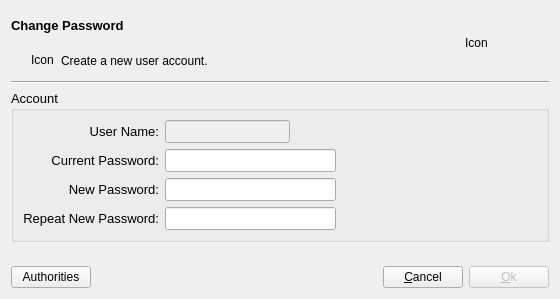
<?xml version="1.0" encoding="UTF-8"?>
<ui version="4.0">
 <class>DialogChangePassword</class>
 <widget class="QDialog" name="DialogChangePassword">
  <property name="geometry">
   <rect>
    <x>0</x>
    <y>0</y>
    <width>560</width>
    <height>299</height>
   </rect>
  </property>
  <property name="windowTitle">
   <string>Change Password</string>
  </property>
  <property name="modal">
   <bool>false</bool>
  </property>
  <layout class="QVBoxLayout" name="verticalLayout">
   <item>
    <layout class="QHBoxLayout" name="horizontalLayout_4">
     <item>
      <layout class="QVBoxLayout" name="verticalLayout_2">
       <item>
        <widget class="QLabel" name="labelTitle">
         <property name="font">
          <font>
           <pointsize>10</pointsize>
           <weight>75</weight>
           <bold>true</bold>
          </font>
         </property>
         <property name="text">
          <string>Change Password</string>
         </property>
        </widget>
       </item>
       <item>
        <layout class="QHBoxLayout" name="horizontalLayout">
         <item>
          <spacer name="horizontalSpacer_3">
           <property name="orientation">
            <enum>Qt::Horizontal</enum>
           </property>
           <property name="sizeType">
            <enum>QSizePolicy::Fixed</enum>
           </property>
           <property name="sizeHint" stdset="0">
            <size>
             <width>20</width>
             <height>20</height>
            </size>
           </property>
          </spacer>
         </item>
         <item>
          <widget class="QLabel" name="labelInfoIcon">
           <property name="sizePolicy">
            <sizepolicy hsizetype="Fixed" vsizetype="Preferred">
             <horstretch>0</horstretch>
             <verstretch>0</verstretch>
            </sizepolicy>
           </property>
           <property name="minimumSize">
            <size>
             <width>24</width>
             <height>24</height>
            </size>
           </property>
           <property name="maximumSize">
            <size>
             <width>24</width>
             <height>24</height>
            </size>
           </property>
           <property name="text">
            <string>Icon</string>
           </property>
          </widget>
         </item>
         <item>
          <widget class="QLabel" name="labelInfo">
           <property name="text">
            <string>Create a new user account.</string>
           </property>
          </widget>
         </item>
        </layout>
       </item>
      </layout>
     </item>
     <item>
      <widget class="QLabel" name="labelIcon">
       <property name="sizePolicy">
        <sizepolicy hsizetype="Fixed" vsizetype="Fixed">
         <horstretch>0</horstretch>
         <verstretch>0</verstretch>
        </sizepolicy>
       </property>
       <property name="minimumSize">
        <size>
         <width>64</width>
         <height>64</height>
        </size>
       </property>
       <property name="maximumSize">
        <size>
         <width>64</width>
         <height>64</height>
        </size>
       </property>
       <property name="text">
        <string>Icon</string>
       </property>
      </widget>
     </item>
     <item>
      <spacer name="horizontalSpacer_2">
       <property name="orientation">
        <enum>Qt::Horizontal</enum>
       </property>
       <property name="sizeType">
        <enum>QSizePolicy::Fixed</enum>
       </property>
       <property name="sizeHint" stdset="0">
        <size>
         <width>20</width>
         <height>20</height>
        </size>
       </property>
      </spacer>
     </item>
    </layout>
   </item>
   <item>
    <widget class="Line" name="line">
     <property name="orientation">
      <enum>Qt::Horizontal</enum>
     </property>
    </widget>
   </item>
   <item>
    <widget class="QGroupBox" name="groupBox">
     <property name="enabled">
      <bool>true</bool>
     </property>
     <property name="font">
      <font>
       <pointsize>10</pointsize>
       <weight>50</weight>
       <bold>false</bold>
      </font>
     </property>
     <property name="title">
      <string>Account</string>
     </property>
     <property name="flat">
      <bool>true</bool>
     </property>
     <layout class="QHBoxLayout" name="horizontalLayout_2">
      <item>
       <layout class="QGridLayout" name="gridLayout">
        <item row="0" column="0">
         <widget class="QLabel" name="label">
          <property name="text">
           <string>User Name:</string>
          </property>
          <property name="alignment">
           <set>Qt::AlignRight|Qt::AlignTrailing|Qt::AlignVCenter</set>
          </property>
         </widget>
        </item>
        <item row="0" column="1">
         <widget class="QLineEdit" name="lineEditUserName">
          <property name="enabled">
           <bool>false</bool>
          </property>
          <property name="readOnly">
           <bool>true</bool>
          </property>
         </widget>
        </item>
        <item row="0" column="2">
         <spacer name="horizontalSpacer_4">
          <property name="orientation">
           <enum>Qt::Horizontal</enum>
          </property>
          <property name="sizeHint" stdset="0">
           <size>
            <width>40</width>
            <height>20</height>
           </size>
          </property>
         </spacer>
        </item>
        <item row="1" column="0">
         <widget class="QLabel" name="label_4">
          <property name="text">
           <string>Current Password:</string>
          </property>
          <property name="alignment">
           <set>Qt::AlignRight|Qt::AlignTrailing|Qt::AlignVCenter</set>
          </property>
         </widget>
        </item>
        <item row="1" column="1" colspan="2">
         <widget class="QLineEdit" name="lineEditCurrentPassword">
          <property name="echoMode">
           <enum>QLineEdit::Password</enum>
          </property>
         </widget>
        </item>
        <item row="2" column="0">
         <widget class="QLabel" name="label_6">
          <property name="text">
           <string>New Password:</string>
          </property>
          <property name="alignment">
           <set>Qt::AlignRight|Qt::AlignTrailing|Qt::AlignVCenter</set>
          </property>
         </widget>
        </item>
        <item row="2" column="1" colspan="2">
         <widget class="QLineEdit" name="lineEditNewPassword">
          <property name="echoMode">
           <enum>QLineEdit::Password</enum>
          </property>
         </widget>
        </item>
        <item row="3" column="0">
         <widget class="QLabel" name="label_5">
          <property name="text">
           <string>Repeat New Password:</string>
          </property>
          <property name="alignment">
           <set>Qt::AlignRight|Qt::AlignTrailing|Qt::AlignVCenter</set>
          </property>
         </widget>
        </item>
        <item row="3" column="1" colspan="2">
         <widget class="QLineEdit" name="lineEditConfirm">
          <property name="echoMode">
           <enum>QLineEdit::Password</enum>
          </property>
         </widget>
        </item>
       </layout>
      </item>
      <item>
       <spacer name="horizontalSpacer">
        <property name="orientation">
         <enum>Qt::Horizontal</enum>
        </property>
        <property name="sizeHint" stdset="0">
         <size>
          <width>169</width>
          <height>20</height>
         </size>
        </property>
       </spacer>
      </item>
     </layout>
    </widget>
   </item>
   <item>
    <spacer name="verticalSpacer">
     <property name="orientation">
      <enum>Qt::Vertical</enum>
     </property>
     <property name="sizeHint" stdset="0">
      <size>
       <width>20</width>
       <height>40</height>
      </size>
     </property>
    </spacer>
   </item>
   <item>
    <layout class="QHBoxLayout" name="horizontalLayout_3">
     <item>
      <widget class="QPushButton" name="pushButtonAuthorities">
       <property name="text">
        <string>Authorities</string>
       </property>
      </widget>
     </item>
     <item>
      <spacer name="horizontalSpacer_5">
       <property name="orientation">
        <enum>Qt::Horizontal</enum>
       </property>
       <property name="sizeHint" stdset="0">
        <size>
         <width>40</width>
         <height>20</height>
        </size>
       </property>
      </spacer>
     </item>
     <item>
      <widget class="QPushButton" name="pushButtonCancel">
       <property name="text">
        <string>&amp;Cancel</string>
       </property>
       <property name="default">
        <bool>false</bool>
       </property>
      </widget>
     </item>
     <item>
      <widget class="QPushButton" name="pushButtonOk">
       <property name="enabled">
        <bool>false</bool>
       </property>
       <property name="text">
        <string>&amp;Ok</string>
       </property>
       <property name="default">
        <bool>true</bool>
       </property>
      </widget>
     </item>
    </layout>
   </item>
  </layout>
 </widget>
 <resources/>
 <connections>
  <connection>
   <sender>pushButtonCancel</sender>
   <signal>clicked()</signal>
   <receiver>DialogChangePassword</receiver>
   <slot>reject()</slot>
   <hints>
    <hint type="sourcelabel">
     <x>413</x>
     <y>276</y>
    </hint>
    <hint type="destinationlabel">
     <x>309</x>
     <y>254</y>
    </hint>
   </hints>
  </connection>
  <connection>
   <sender>pushButtonOk</sender>
   <signal>clicked()</signal>
   <receiver>DialogChangePassword</receiver>
   <slot>accept()</slot>
   <hints>
    <hint type="sourcelabel">
     <x>504</x>
     <y>270</y>
    </hint>
    <hint type="destinationlabel">
     <x>222</x>
     <y>234</y>
    </hint>
   </hints>
  </connection>
 </connections>
</ui>
